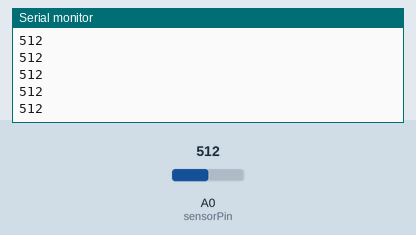
Simulated run of this sketch. Board: Arduino Uno, built with avr-gcc and run on an emulated ATmega328P. Shown: the last lines printed to the serial monitor. Inputs (shaded band) come from the test bench; at power-on: A0 (sensorPin) = 512.

Above: at 1.2 s.
1.3 s: A0 (sensorPin) set to 716
At 1.8 s:
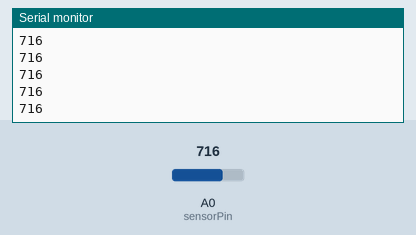
2.8 s: A0 (sensorPin) set to 900
At 3.4 s:
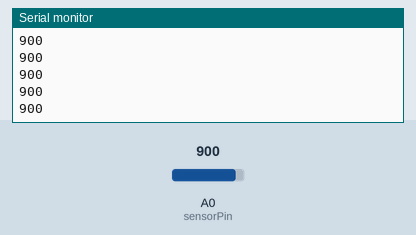
Timing chart, 0 to 5.8 s (numbered marks = the images above; inputs shaded):
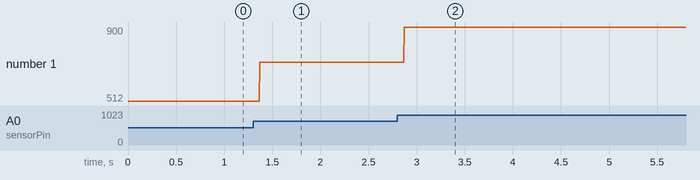

The sketch:

Soft_Sensor.ino
```cpp
/* Reading the values of a soft sensor */

int sensorPin = A0;  // select the input pin for the potentiometer
int sensorValue;

void setup() {
  Serial.begin(9600);
  pinMode(sensorPin, INPUT);
}

void loop() {
  // read the value from the sensor:
  sensorValue = analogRead(sensorPin);
  Serial.println(sensorValue);
}
```

Measured:
- after the input at 1.3 s, the serial monitor: prints a new line after 0.07 s (image 1)
- after the input at 2.8 s, the serial monitor: prints a new line after 0.07 s (image 2)
- plotted number 1: 512 → 716 after the input at 1.3 s, 716 → 900 after the input at 2.8 s
